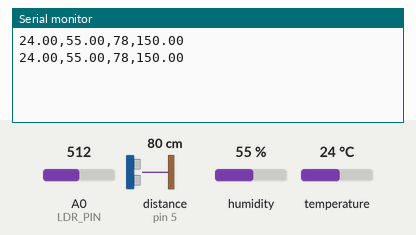
Recording of a sketch running on a simulated Arduino Uno, built with avr-gcc and run on an emulated ATmega328P. Parts: the last lines printed to the serial monitor. Wiring (inferred from the names in the program): ultrasonic range finder: trigger pin 3; echo pin 5. Inputs (shaded band) come from the test bench; at power-on: distance to the obstacle (sensor on pin 5) 80 cm, humidity 55 %, A0 (LDR_PIN) = 512, temperature 24 °C. The echo pulse lasts 58.3 µs per cm.

Above: at 1.8 s.
1.9 s: distance to the obstacle (sensor on pin 5) set to 2 cm
At 2.7 s:
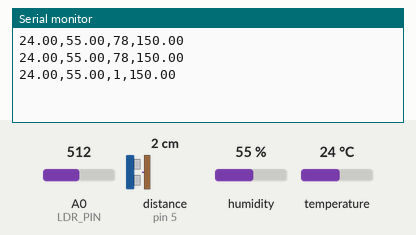
3.4 s: humidity set to 22 %
At 4.6 s:
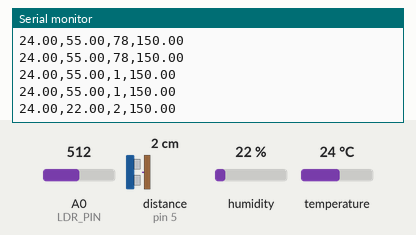
4.9 s: A0 (LDR_PIN) set to 716
At 5.5 s:
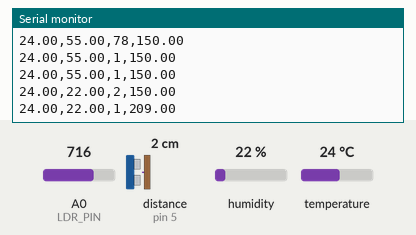
6.4 s: temperature set to 12 °C
At 7.7 s:
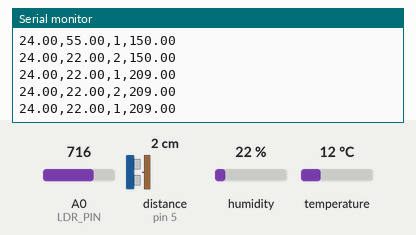
7.9 s: distance to the obstacle (sensor on pin 5) set to 4 cm
At 8.4 s:
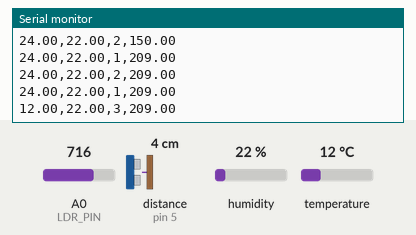
9.4 s: A0 (LDR_PIN) set to 992
At 10.9 s:
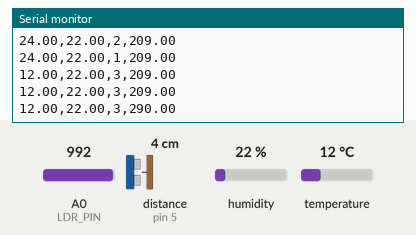
Timing chart, 0 to 11.9 s (numbered marks = the images above; inputs shaded):
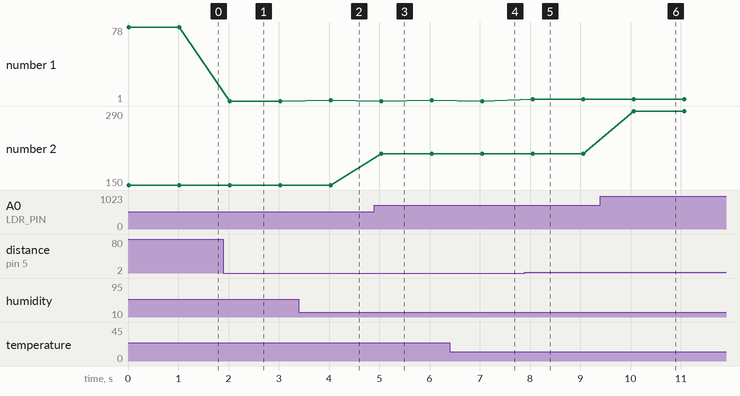

Measured:
- after the input at 1.9 s, the serial monitor: prints a new line after 0.13 s (image 1)
- after the input at 3.4 s, the serial monitor: prints a new line after 0.63 s (image 2)
- after the input at 4.9 s, the serial monitor: prints a new line after 0.14 s (image 3)
- after the input at 7.9 s, the serial monitor: prints a new line after 0.15 s (image 5)
- after the input at 9.4 s, the serial monitor: prints a new line after 0.66 s (image 6)
- plotted number 1: 78 → 1 after the input at 1.9 s, 1 → 2 after the input at 3.4 s, 1 → 3 after the input at 7.9 s
- plotted number 2: 150 → 209 after the input at 4.9 s, 209 → 290 after the input at 9.4 s

The sketch:

Sensores.ino
```cpp
#include <DHT.h>

// ---------- CONFIGURACIÓN SENSORES ----------
// Sensor DHT
#define DHTPIN 2
#define DHTTYPE DHT22  // o DHT22 si usas ese
DHT dht(DHTPIN, DHTTYPE);

// Sensor ultrasónico
#define TRIG_PIN 3
#define ECHO_PIN 5

// Sensor de luz (LDR)
#define LDR_PIN A0

void setup() {
  Serial.begin(9600);
  dht.begin();
  pinMode(TRIG_PIN, OUTPUT);
  pinMode(ECHO_PIN, INPUT);
}

void loop() {
  // Leer temperatura y humedad
  float temperatura = dht.readTemperature();
  float humedad = dht.readHumidity();

  // Leer distancia (ultrasónico)
  long duracion, distancia;
  digitalWrite(TRIG_PIN, LOW);
  delayMicroseconds(2);
  digitalWrite(TRIG_PIN, HIGH);
  delayMicroseconds(10);
  digitalWrite(TRIG_PIN, LOW);
  duracion = pulseIn(ECHO_PIN, HIGH);
  distancia = duracion * 0.034 / 2; // Convertir a cm

  // Leer luz (LDR)
  int luzRaw = analogRead(LDR_PIN);
  float luz = map(luzRaw, 0, 1023, 0, 300); // Escalar a lux aproximado

  // Validar datos (pueden ser NaN con DHT)
  if (isnan(temperatura) || isnan(humedad)) {
    temperatura = 0;
    humedad = 0;
  }

  // Enviar datos al serial separados por comas
  Serial.print(temperatura);
  Serial.print(",");
  Serial.print(humedad);
  Serial.print(",");
  Serial.print(distancia);
  Serial.print(",");
  Serial.println(luz);

  delay(1000); // Esperar 1 segundo antes de repetir
}
```
